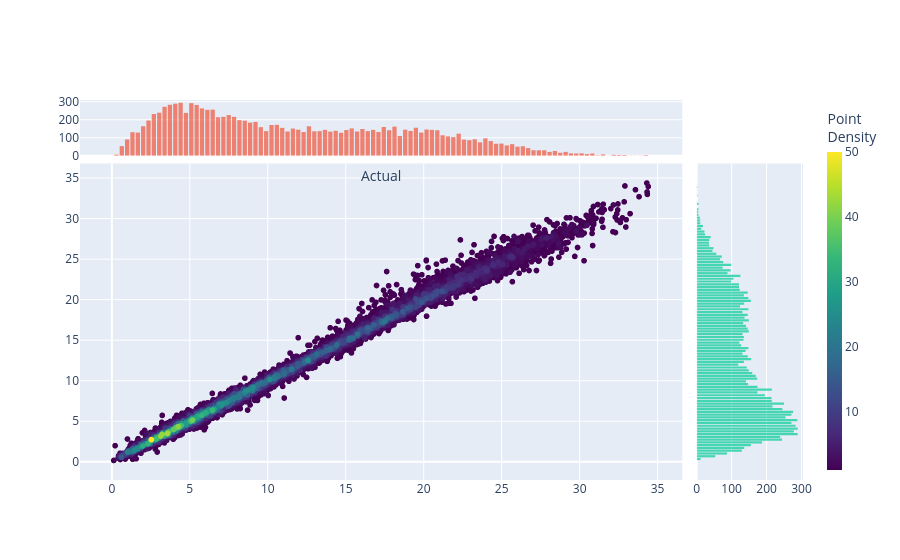

Notebook code for this chart:
### Code cell
hist_density(
    res_train_variance["y true"],
    res_train_variance["y pred"]
)

### Figure 1 — Plotly figure (JSON) as saved in the notebook; plotly's stock layout.template omitted (floating-point values rounded to 4 significant figures; data arrays with more than 128 entries replaced by an {"elided": "..."} marker saying what was removed)
{"data": [{"customdata": {"elided": "2437x1 int values"}, "hovertemplate": "Actual: %{x}<br>Predicted: %{y}<br>Point<br>Density: %{customdata[0]:.3f}<extra></extra>", "legendgroup": "", "marker": {"color": {"elided": "2437 int values"}, "coloraxis": "coloraxis", "symbol": "circle"}, "mode": "markers", "name": "", "showlegend": false, "type": "scattergl", "x": {"elided": "2437 float values"}, "xaxis": "x3", "y": {"elided": "2437 float values"}, "yaxis": "y3"}, {"marker": {"line": {"width": 0}}, "opacity": 0.7, "showlegend": false, "type": "bar", "x": [0.295, 0.6379, 0.9808, 1.324, 1.667, 2.01, 2.352, 2.695, 3.038, 3.381, 3.724, 4.067, 4.41, 4.753, 5.096, 5.439, 5.782, 6.125, 6.468, 6.81, 7.153, 7.496, 7.839, 8.182, 8.525, 8.868, 9.211, 9.554, 9.897, 10.24, 10.58, 10.93, 11.27, 11.61, 11.95, 12.3, 12.64, 12.98, 13.33, 13.67, 14.01, 14.35, 14.7, 15.04, 15.38, 15.73, 16.07, 16.41, 16.76, 17.1, 17.44, 17.78, 18.13, 18.47, 18.81, 19.16, 19.5, 19.84, 20.18, 20.53, 20.87, 21.21, 21.56, 21.9, 22.24, 22.58, 22.93, 23.27, 23.61, 23.96, 24.3, 24.64, 24.99, 25.33, 25.67, 26.01, 26.36, 26.7, 27.04, 27.39, 27.73, 28.07, 28.41, 28.76, 29.1, 29.44, 29.79, 30.13, 30.47, 30.81, 31.16, 31.5, 31.84, 32.19, 32.53, 32.87, 33.22, 33.56, 33.9, 34.24], "xaxis": "x", "y": [7, 54, 91, 131, 129, 164, 196, 232, 239, 272, 283, 289, 294, 238, 292, 282, 263, 255, 256, 214, 216, 226, 216, 198, 195, 184, 188, 159, 137, 171, 172, 155, 135, 151, 145, 132, 164, 136, 137, 144, 134, 139, 128, 143, 152, 135, 149, 137, 144, 132, 160, 142, 162, 110, 145, 138, 156, 129, 146, 144, 142, 114, 108, 104, 123, 90, 87, 92, 75, 97, 82, 67, 68, 58, 65, 51, 53, 43, 31, 31, 31, 22, 27, 17, 22, 14, 13, 14, 10, 13, 3, 8, 0, 6, 5, 5, 1, 1, 1, 4], "yaxis": "y"}, {"marker": {"line": {"width": 0}}, "opacity": 0.7, "orientation": "h", "showlegend": false, "type": "bar", "x": [11, 53, 87, 129, 136, 155, 187, 244, 239, 289, 278, 289, 283, 271, 288, 254, 271, 276, 245, 217, 250, 215, 214, 195, 174, 215, 174, 147, 141, 173, 169, 159, 149, 143, 119, 135, 156, 146, 131, 140, 148, 127, 122, 134, 135, 131, 149, 146, 141, 133, 149, 137, 146, 131, 148, 124, 136, 155, 148, 135, 146, 123, 121, 121, 99, 105, 125, 88, 97, 74, 99, 76, 67, 72, 56, 45, 48, 36, 35, 36, 40, 24, 22, 13, 18, 10, 10, 9, 5, 4, 5, 1, 5, 1, 0, 2, 1, 1, 2, 1], "xaxis": "x4", "y": [0.3438, 0.6859, 1.028, 1.37, 1.712, 2.054, 2.396, 2.739, 3.081, 3.423, 3.765, 4.107, 4.449, 4.791, 5.133, 5.475, 5.817, 6.16, 6.502, 6.844, 7.186, 7.528, 7.87, 8.212, 8.554, 8.896, 9.238, 9.581, 9.923, 10.26, 10.61, 10.95, 11.29, 11.63, 11.98, 12.32, 12.66, 13.0, 13.34, 13.69, 14.03, 14.37, 14.71, 15.05, 15.4, 15.74, 16.08, 16.42, 16.76, 17.11, 17.45, 17.79, 18.13, 18.48, 18.82, 19.16, 19.5, 19.84, 20.19, 20.53, 20.87, 21.21, 21.55, 21.9, 22.24, 22.58, 22.92, 23.26, 23.61, 23.95, 24.29, 24.63, 24.98, 25.32, 25.66, 26.0, 26.34, 26.69, 27.03, 27.37, 27.71, 28.05, 28.4, 28.74, 29.08, 29.42, 29.76, 30.11, 30.45, 30.79, 31.13, 31.48, 31.82, 32.16, 32.5, 32.84, 33.19, 33.53, 33.87, 34.21], "yaxis": "y4"}], "layout": {"coloraxis": {"autocolorscale": false, "colorbar": {"thickness": 15, "title": {"text": "Point<br>Density"}}, "colorscale": [[0, "#440154"], [0.1111, "#482878"], [0.2222, "#3e4989"], [0.3333, "#31688e"], [0.4444, "#26828e"], [0.5556, "#1f9e89"], [0.6667, "#35b779"], [0.7778, "#6ece58"], [0.8889, "#b5de2b"], [1, "#fde725"]]}, "showlegend": false, "xaxis": {"anchor": "y", "domain": [0, 0.833], "matches": "x3", "showline": false, "showticklabels": false, "title": {"text": "Actual"}}, "xaxis2": {"anchor": "y2", "domain": [0.853, 1], "matches": "x4", "showline": false, "showticklabels": true}, "xaxis3": {"anchor": "y3", "domain": [0, 0.833], "showline": false}, "xaxis4": {"anchor": "y4", "domain": [0.853, 1], "showline": false}, "yaxis": {"anchor": "x", "domain": [0.853, 1], "showline": false, "showticklabels": true}, "yaxis2": {"anchor": "x2", "domain": [0.853, 1], "matches": "y", "showline": false, "showticklabels": false, "title": {"text": "Predicted"}}, "yaxis3": {"anchor": "x3", "domain": [0, 0.833], "showline": false}, "yaxis4": {"anchor": "x4", "domain": [0, 0.833], "matches": "y3", "showline": false, "showticklabels": false}}}
